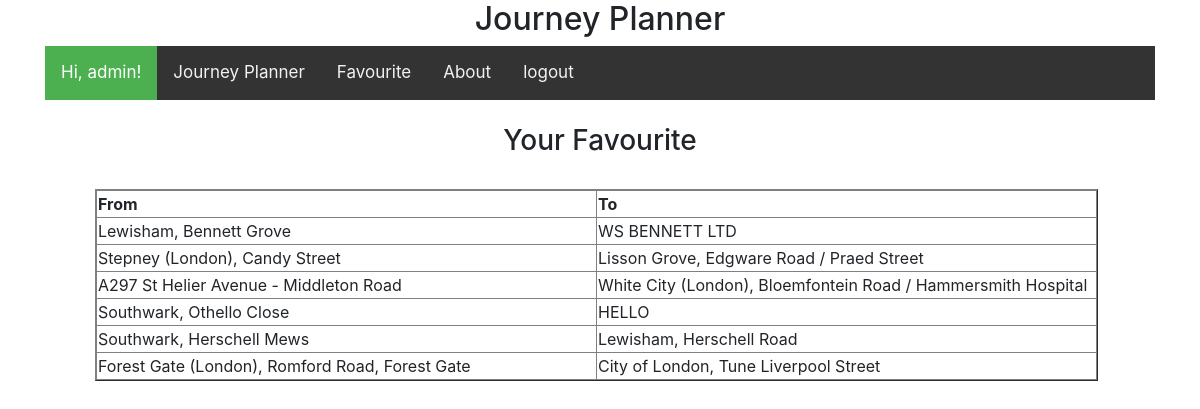
/fav/ (signed in), run on an earlier commit of the app's database.
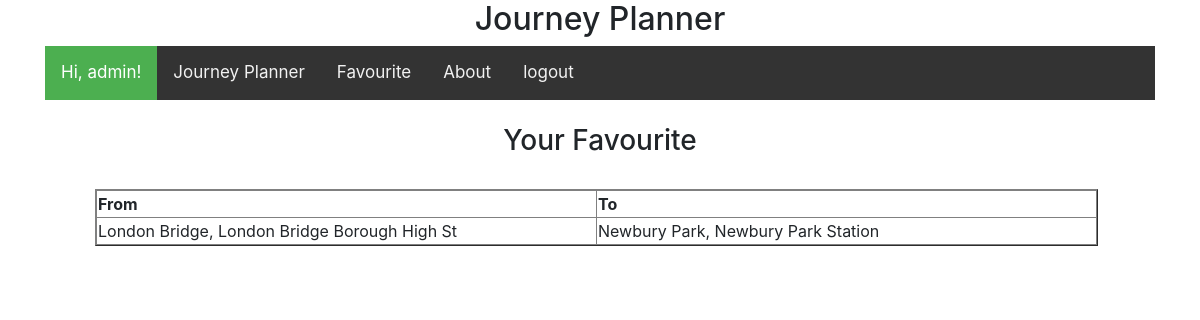
And on a later commit of the database.
### myapi/models.py (models this page shows, shortened)
class FavouritePlan(models.Model):
    from_location = models.CharField(max_length=100)
    to_location   = models.CharField(max_length=100)
    fav_flag = models.BooleanField(default=False)
    user = models.CharField(max_length=30, default='admin')

### myapi/views.py (the view)
# urls.py: path('fav/', favView),
@login_required
def favView(request):
    print("--- FAV GET ---")
    favList = []
    if request.method == "GET":
        if request.user.is_authenticated:
            print("USER ID :", request.user)
            if request.user == 'admin':
                favSet = FavouritePlan.objects.all()
            else:
                favSet = FavouritePlan.objects.filter(user=str(request.user))
            for record in favSet:
                favList.append(record)
            print("- Added to fav -- ")
    return render(request, "index.html", {'fav': favList} )

### templates/index.html (shortened to what this page needs)
<!DOCTYPE html>
<html lang="en">
<head>
    <link rel="stylesheet" href="//code.jquery.com/ui/1.12.1/themes/base/jquery-ui.css">
    <link rel="stylesheet" href="https://maxcdn.bootstrapcdn.com/bootstrap/4.0.0/css/bootstrap.min.css">
</head>
<body>
    <center>
        <div class="container">
            <div>
                <h2>Journey Planner</h2>
                <div class="topnav">
                    <a class="active" href="#"> Hi, {{ user.username }}! </a>
                    <a href="/index/">Journey Planner</a>
                    <a href="/fav/">Favourite</a>
                    <a href="/about/">About</a>
                    <a href="{% url 'logout' %}">logout</a>
                </div>
                <br>
            </div>
            <div>
                {% if fav %}
                    <h3>Your Favourite</h3>
                    <br>
                    <table  border="1">
                        <thead><th>From</th><th>To</th></thead>
                        <tbody>
                        {% for rec in fav %}
                            <tr>
                                <td style="width:500px;">{{ rec.from_location }}</td>
                                <td style="width:500px;">{{ rec.to_location }}</td>
                            </tr>
                        {% endfor %}
                        </tbody>
                    </table>
                {% endif %}
            </div>
        </div>
    </center>
</body>
</html>

### templates/index.html (style rules this page uses)
table { display:inline-block; float: left; margin: 0px 50px 0px 50px; }
.topnav { background-color: #333; overflow: hidden; }
.topnav a { float: left; color: #f2f2f2; text-align: center; padding: 14px 16px; text-decoration: none; font-size: 17px; }
.topnav a.active { background-color: #4CAF50; color: white; }

What changed in the data, as far as the page shows it:
removed FavouritePlan: from_location "Lewisham, Bennett Grove", to_location "WS BENNETT LTD"
removed FavouritePlan: from_location "Stepney (London), Candy Street", to_location "Lisson Grove, Edgware Road / Praed Street"
removed FavouritePlan: from_location "A297 St Helier Avenue - Middleton Road", to_location "White City (London), Bloemfontein Road / Hammersmith Hospital"
removed FavouritePlan: from_location "Southwark, Othello Close", to_location "HELLO"
removed FavouritePlan: from_location "Southwark, Herschell Mews", to_location "Lewisham, Herschell Road"
removed FavouritePlan: from_location "Forest Gate (London), Romford Road, Forest Gate", to_location "City of London, Tune Liverpool Street"
added FavouritePlan: from_location "London Bridge, London Bridge Borough High St", to_location "Newbury Park, Newbury Park Station"
